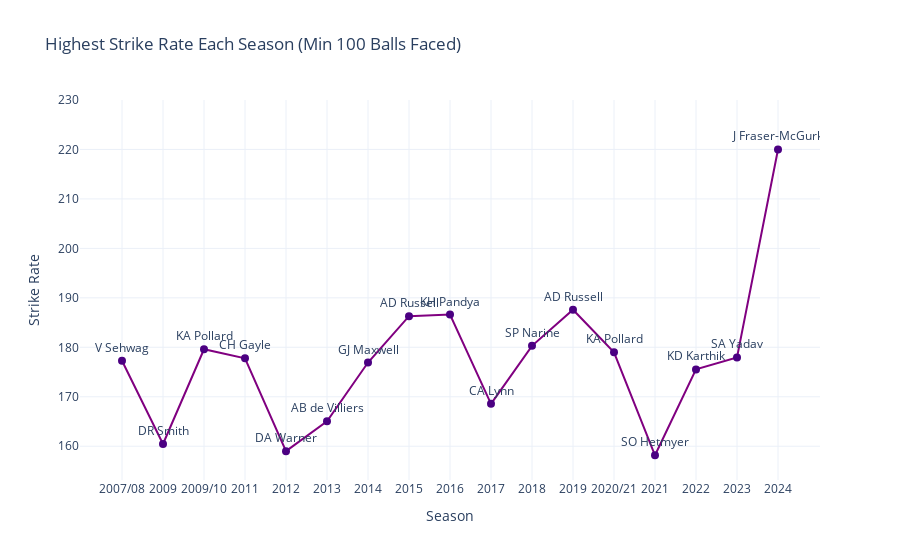

Source (notebook cell):
### Code cell
import plotly.express as px

# Merge delivery with match to get season info
delivery_season = delivery.merge(match[['id', 'season']], left_on='match_id', right_on='id')

# Group by season and batter
batter_season_stats = delivery_season.groupby(['season', 'batter']).agg({
    'batsman_runs': 'sum',
    'ball': 'count'
}).reset_index()

# Compute strike rate
batter_season_stats['strike_rate'] = (batter_season_stats['batsman_runs'] / batter_season_stats['ball']) * 100

# Filter: Min 100 balls faced
filtered = batter_season_stats[batter_season_stats['ball'] >= 100]

# For each season, get the batter with highest strike rate
top_strikers = filtered.loc[filtered.groupby('season')['strike_rate'].idxmax()]

# Sort by season
top_strikers = top_strikers.sort_values('season')


fig = px.line(
    top_strikers,
    x='season',
    y='strike_rate',
    markers=True,
    text='batter',
    title='Highest Strike Rate Each Season (Min 100 Balls Faced)',
    labels={'season': 'Season', 'strike_rate': 'Strike Rate'}
)


fig.update_traces(
    textposition='top center',
    marker=dict(size=8, color='indigo'),
    line=dict(color='purple', width=2)
)

fig.update_layout(
    template='plotly_white',
    xaxis=dict(tickmode='linear', tickangle=0),
    yaxis=dict(range=[top_strikers['strike_rate'].min() - 5, top_strikers['strike_rate'].max() + 10])
)

fig.show()

### Figure 1 — Plotly figure (JSON) as saved in the notebook; plotly's stock layout.template omitted (floating-point values rounded to 4 significant figures)
{"data": [{"hovertemplate": "Season=%{x}<br>Strike Rate=%{y}<br>batter=%{text}<extra></extra>", "legendgroup": "", "line": {"color": "purple", "dash": "solid", "width": 2}, "marker": {"color": "indigo", "size": 8, "symbol": "circle"}, "mode": "lines+markers+text", "name": "", "orientation": "v", "showlegend": false, "text": ["V Sehwag", "DR Smith", "KA Pollard", "CH Gayle", "DA Warner", "AB de Villiers", "GJ Maxwell", "AD Russell", "KH Pandya", "CA Lynn", "SP Narine", "AD Russell", "KA Pollard", "SO Hetmyer", "KD Karthik", "SA Yadav", "J Fraser-McGurk"], "textposition": "top center", "type": "scatter", "x": ["2007/08", "2009", "2009/10", "2011", "2012", "2013", "2014", "2015", "2016", "2017", "2018", "2019", "2020/21", "2021", "2022", "2023", "2024"], "xaxis": "x", "y": [177.3, 160.4, 179.6, 177.8, 159.0, 165.0, 176.9, 186.3, 186.6, 168.6, 180.3, 187.6, 179.0, 158.2, 175.5, 177.9, 220.0], "yaxis": "y"}], "layout": {"legend": {"tracegroupgap": 0}, "title": {"text": "Highest Strike Rate Each Season (Min 100 Balls Faced)"}, "xaxis": {"anchor": "y", "domain": [0, 1], "tickangle": 0, "tickmode": "linear", "title": {"text": "Season"}}, "yaxis": {"anchor": "x", "domain": [0, 1], "range": [153.2, 230.0], "title": {"text": "Strike Rate"}}}}
